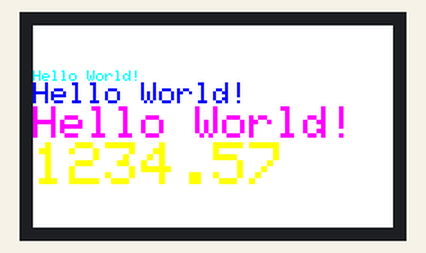
Recording of a sketch running on a simulated ESP32. Parts: 240×135 colour display.

Above: at 0.3 s.
At 2.9 s:
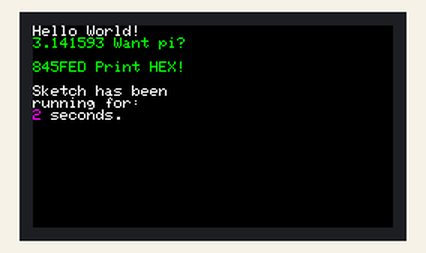
At 9.1 s:
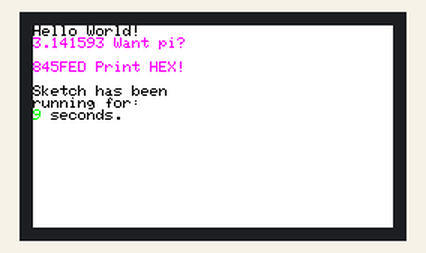
At 18.9 s:
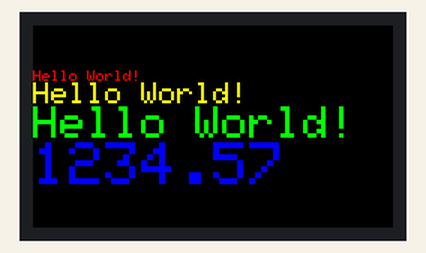
At 27.8 s:
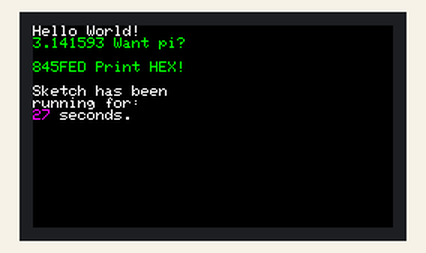
At 38.1 s:
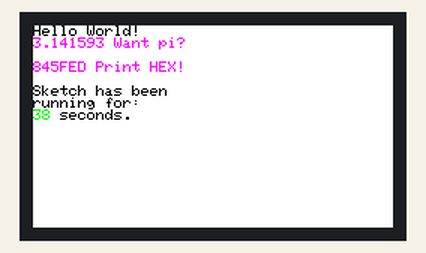

The sketch:

test_tft.ino
```cpp
#include <Adafruit_ST7789.h> // Hardware-specific library for ST7789
#include <SPI.h>             // Arduino SPI library

#define TFT_MOSI 23  // SDA Pin on ESP32   (DIN pin of LCD )
#define TFT_SCLK 18  // SCL Pin on ESP32   ( CLK pin of LCD)
#define TFT_CS   15  // Chip select control pin
#define TFT_DC    2  // Data Command control pin
#define TFT_RST   4  // Reset pin (could connect to RST pin)


// Initialize Adafruit ST7789 TFT library
Adafruit_ST7789 tft = Adafruit_ST7789(TFT_CS, TFT_DC, TFT_RST);

float p = 3.1415926;

void tftPrintTest() {
  tft.setTextWrap(false);
  tft.fillScreen(ST77XX_BLACK);
  tft.setCursor(0, 30);
  tft.setTextColor(ST77XX_RED);
  tft.setTextSize(1);
  tft.println("Hello World!");
  tft.setTextColor(ST77XX_YELLOW);
  tft.setTextSize(2);
  tft.println("Hello World!");
  tft.setTextColor(ST77XX_GREEN);
  tft.setTextSize(3);
  tft.println("Hello World!");
  tft.setTextColor(ST77XX_BLUE);
  tft.setTextSize(4);
  tft.print(1234.567);
  delay(500);
  tft.setCursor(0, 0);
  tft.fillScreen(ST77XX_BLACK);
  tft.setTextColor(ST77XX_WHITE);
  tft.setTextSize(0);
  tft.println("Hello World!");
  tft.setTextSize(1);
  tft.setTextColor(ST77XX_GREEN);
  tft.print(p, 6);
  tft.println(" Want pi?");
  tft.println(" ");
  tft.print(8675309, HEX); // print 8,675,309 out in HEX!
  tft.println(" Print HEX!");
  tft.println(" ");
  tft.setTextColor(ST77XX_WHITE);
  tft.println("Sketch has been");
  tft.println("running for: ");
  tft.setTextColor(ST77XX_MAGENTA);
  tft.print(millis() / 1000);
  tft.setTextColor(ST77XX_WHITE);
  tft.print(" seconds.");
    delay(500);

}

void setup(void) {
  Serial.begin(115200);

  tft.init(135, 240, SPI_MODE2);    // Init ST7789 display 135x240 pixel
  tft.setRotation(3);
  tft.fillScreen(ST77XX_BLACK);
}

void loop() {
  tft.invertDisplay(true);
  tftPrintTest();
  delay(1000);
  tft.invertDisplay(false);
  tftPrintTest();
  delay(1000);
}
```

Measured:
- what the display in image 1 shows lasts 1.6 s, from 2.8 s to 4.4 s
- what the display in image 3 shows lasts 0.5 s, from 18.9 s to 19.4 s
